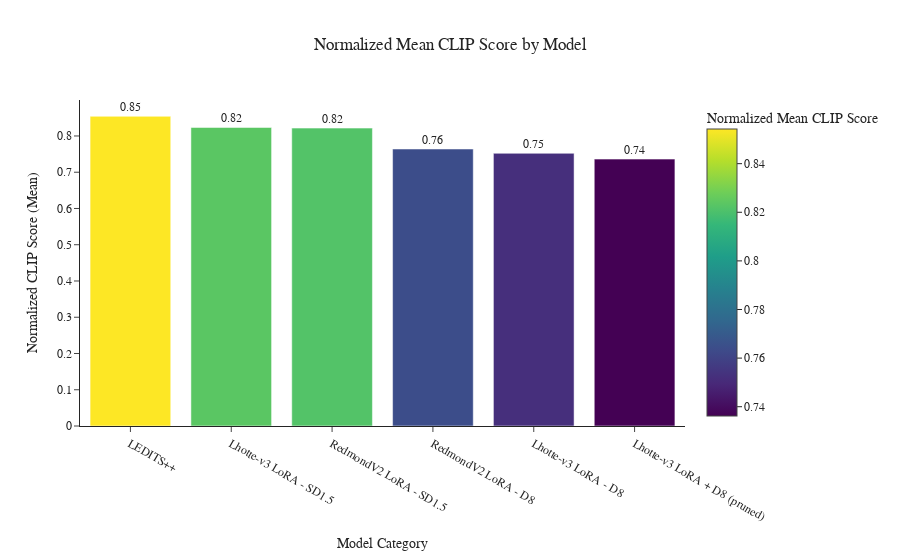

Write notebook code for a chart like this one.
### Code cell
import plotly.express as px

df['clip_score_norm'] = df['clip_score'] / df['clip_score'].max()
grouped = df.groupby('Model')['clip_score_norm'].mean().reset_index()
grouped = grouped.sort_values(by='clip_score_norm', ascending=False)

fig = px.bar(grouped,
             x='Model',
             y='clip_score_norm',
             text='clip_score_norm',
             title='Normalized Mean CLIP Score by Model',
             labels={'clip_score_norm': 'Normalized Mean CLIP Score'},
             template='simple_white',
             color='clip_score_norm',
             color_continuous_scale='Viridis')

fig.update_traces(texttemplate='%{text:.2f}', textposition='outside')
fig.update_layout(
    font_family='Serif',
    xaxis_title='Model Category',
    yaxis_title='Normalized CLIP Score (Mean)',
    title_x=0.5,
    uniformtext_minsize=8,
    uniformtext_mode='hide',
    coloraxis_showscale=True
)
fig.show()

### Figure 1 — Plotly figure (JSON) as saved in the notebook; plotly's stock layout.template omitted (floating-point values rounded to 4 significant figures)
{"data": [{"alignmentgroup": "True", "hovertemplate": "Model=%{x}<br>Normalized Mean CLIP Score=%{marker.color}<extra></extra>", "legendgroup": "", "marker": {"color": [0.8543, 0.8235, 0.8217, 0.764, 0.7522, 0.7362], "coloraxis": "coloraxis", "pattern": {"shape": ""}}, "name": "", "offsetgroup": "", "orientation": "v", "showlegend": false, "text": [0.8543, 0.8235, 0.8217, 0.764, 0.7522, 0.7362], "textposition": "outside", "texttemplate": "%{text:.2f}", "type": "bar", "x": ["LEDITS++", "Lhotte-v3 LoRA - SD1.5", "RedmondV2 LoRA - SD1.5", "RedmondV2 LoRA - D8", "Lhotte-v3 LoRA - D8", "Lhotte-v3 LoRA + D8 (pruned)"], "xaxis": "x", "y": [0.8543, 0.8235, 0.8217, 0.764, 0.7522, 0.7362], "yaxis": "y"}], "layout": {"barmode": "relative", "coloraxis": {"colorbar": {"title": {"text": "Normalized Mean CLIP Score"}}, "colorscale": [[0, "#440154"], [0.1111, "#482878"], [0.2222, "#3e4989"], [0.3333, "#31688e"], [0.4444, "#26828e"], [0.5556, "#1f9e89"], [0.6667, "#35b779"], [0.7778, "#6ece58"], [0.8889, "#b5de2b"], [1, "#fde725"]], "showscale": true}, "font": {"family": "Serif"}, "legend": {"tracegroupgap": 0}, "title": {"text": "Normalized Mean CLIP Score by Model", "x": 0.5}, "uniformtext": {"minsize": 8, "mode": "hide"}, "xaxis": {"anchor": "y", "domain": [0, 1], "title": {"text": "Model Category"}}, "yaxis": {"anchor": "x", "domain": [0, 1], "title": {"text": "Normalized CLIP Score (Mean)"}}}}
